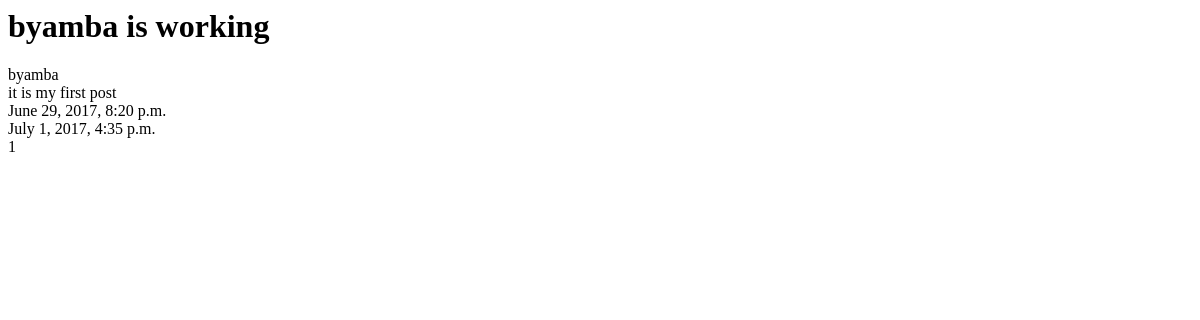
Page /posts/1/ on the earlier database version.
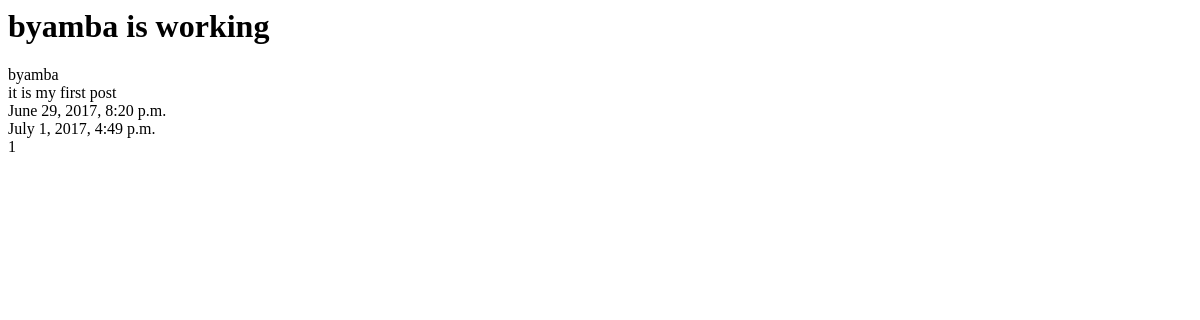
Same page on the later database version.
### posts/models.py (models this page shows, shortened)
class Post(models.Model):
    title=models.CharField(max_length=120)
    content=models.TextField()
    updated=models.DateTimeField(auto_now=True, auto_now_add=False)
    timestamp=models.DateTimeField(auto_now=False, auto_now_add=True)

### posts/views.py (the view)
# urls.py: url(r'^(?P<id>\d+)/$', post_detail, name='detail'),
def post_detail(request, id=None):
	instance = get_object_or_404(Post, id=id)
	context = {
		"title": instance.title,
		"instance": instance,
	}
	return render(request, "post_detail.html", context)

### templates/post_detail.html
<html>
<body>
<h1> {{title}} is working</h1>
{{instance.title}}</br>
{{instance.content}}</br>
{{instance.timestamp}}</br>
{{instance.updated}}</br>
{{instance.id}}</br>
</body>
</html>

Differences in the rows shown:
changed Post "byamba": updated "July 1, 2017, 4:35 p.m." → "July 1, 2017, 4:49 p.m."
